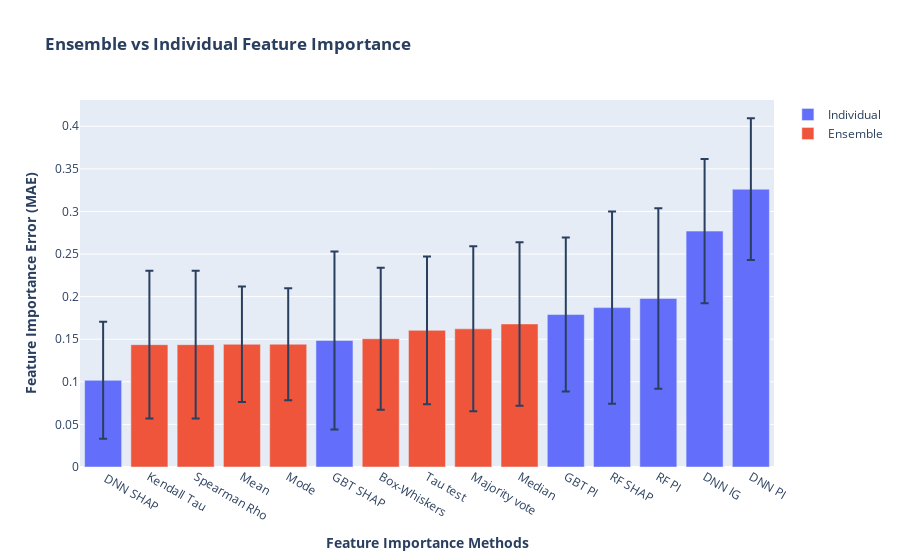

Here is the notebook cell this chart was saved with:
### Markdown cell above
# Ensemble  Feature  Importance  vs  Individual  Feature Importance

### Code cell
# Create figure with secondary y-axis
cols = all_cols_name[4:]
np_ens_or_indi = np.array(['Individual','Individual','Individual','Individual','Individual','Individual','Individual',
                        'Ensemble','Ensemble','Ensemble','Ensemble','Ensemble','Ensemble','Ensemble','Ensemble'])


np_all_median = np.array(all_median[3:])
np_all_std = np.array(all_std[3:])
np_cols = np.array(cols[3:]) 

sorted_idx = np.argsort(np_all_median)

sorted_all_median =np_all_median[sorted_idx]
sorted_all_std = np_all_std[sorted_idx]
sorted_cols = np_cols[sorted_idx]
sorted_ens_or_indi = np_ens_or_indi[sorted_idx]

df_ens_vs_indi = pd.DataFrame({'median':sorted_all_median, 'std':sorted_all_std, 'ens_or_indi':sorted_ens_or_indi,
                               'cols':sorted_cols})


fig = px.bar(df_ens_vs_indi, x='cols', y='median', color='ens_or_indi',error_y='std',
             labels={'median':'<b>Feature Importance Error (MAE)</b>', 'cols': '<b>Feature Importance Methods</b>',
                     'ens_or_indi':''}, title='<b>Ensemble vs Individual Feature Importance</b>')
fig.update_layout(xaxis_categoryorder = 'total ascending')
fig.show()

### Figure 1 — Plotly figure (JSON) as saved in the notebook; plotly's stock layout.template omitted (floating-point values rounded to 4 significant figures)
{"data": [{"alignmentgroup": "True", "error_y": {"array": [0.06864, 0.1044, 0.0903, 0.1128, 0.106, 0.0846, 0.08316]}, "hovertemplate": "=Individual<br><b>Feature Importance Methods</b>=%{x}<br><b>Feature Importance Error (MAE)</b>=%{y}<extra></extra>", "legendgroup": "Individual", "marker": {"color": "#636efa"}, "name": "Individual", "offsetgroup": "Individual", "orientation": "v", "showlegend": true, "textposition": "auto", "type": "bar", "x": [" DNN SHAP", "GBT SHAP", "GBT PI", "RF SHAP", "RF PI", "DNN IG", "DNN PI"], "xaxis": "x", "y": [0.1017, 0.1485, 0.179, 0.1871, 0.1979, 0.2769, 0.3261], "yaxis": "y"}, {"alignmentgroup": "True", "error_y": {"array": [0.08662, 0.08663, 0.06785, 0.06581, 0.08325, 0.08666, 0.09685, 0.096]}, "hovertemplate": "=Ensemble<br><b>Feature Importance Methods</b>=%{x}<br><b>Feature Importance Error (MAE)</b>=%{y}<extra></extra>", "legendgroup": "Ensemble", "marker": {"color": "#EF553B"}, "name": "Ensemble", "offsetgroup": "Ensemble", "orientation": "v", "showlegend": true, "textposition": "auto", "type": "bar", "x": ["Kendall Tau", "Spearman Rho", "Mean", "Mode", "Box-Whiskers", "Tau test", "Majority vote", "Median"], "xaxis": "x", "y": [0.1436, 0.1436, 0.1441, 0.1441, 0.1506, 0.1604, 0.1621, 0.168], "yaxis": "y"}], "layout": {"barmode": "relative", "legend": {"title": {"text": ""}, "tracegroupgap": 0}, "title": {"text": "<b>Ensemble vs Individual Feature Importance</b>"}, "xaxis": {"anchor": "y", "categoryorder": "total ascending", "domain": [0, 1], "title": {"text": "<b>Feature Importance Methods</b>"}}, "yaxis": {"anchor": "x", "domain": [0, 1], "title": {"text": "<b>Feature Importance Error (MAE)</b>"}}}}
